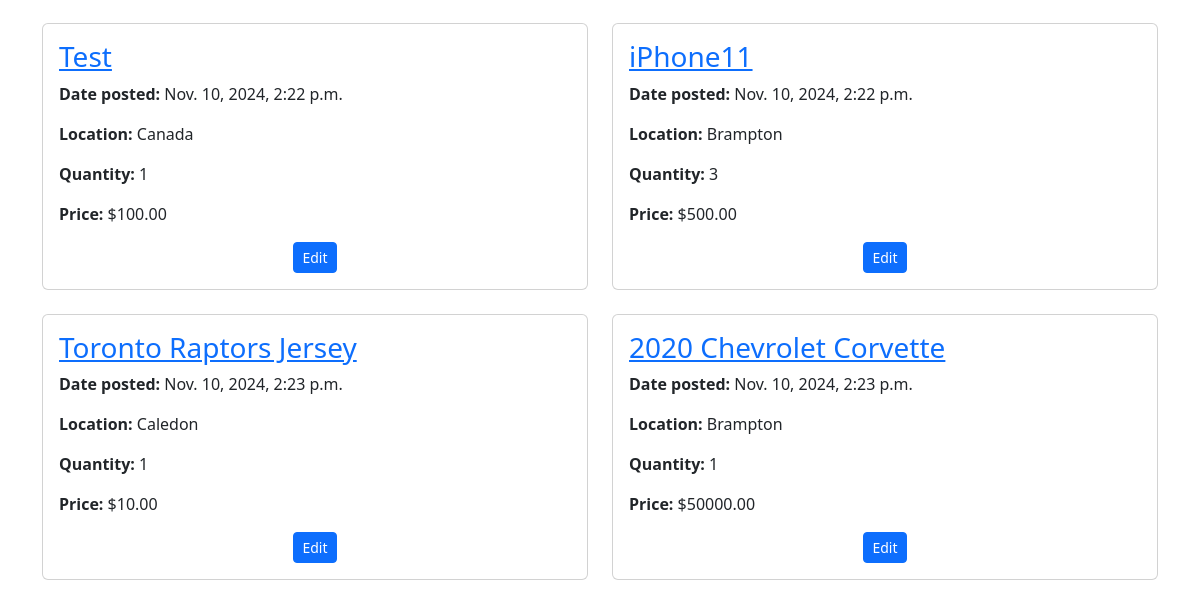
Before: /my-posts/ (signed in, lower part) with the older database file.
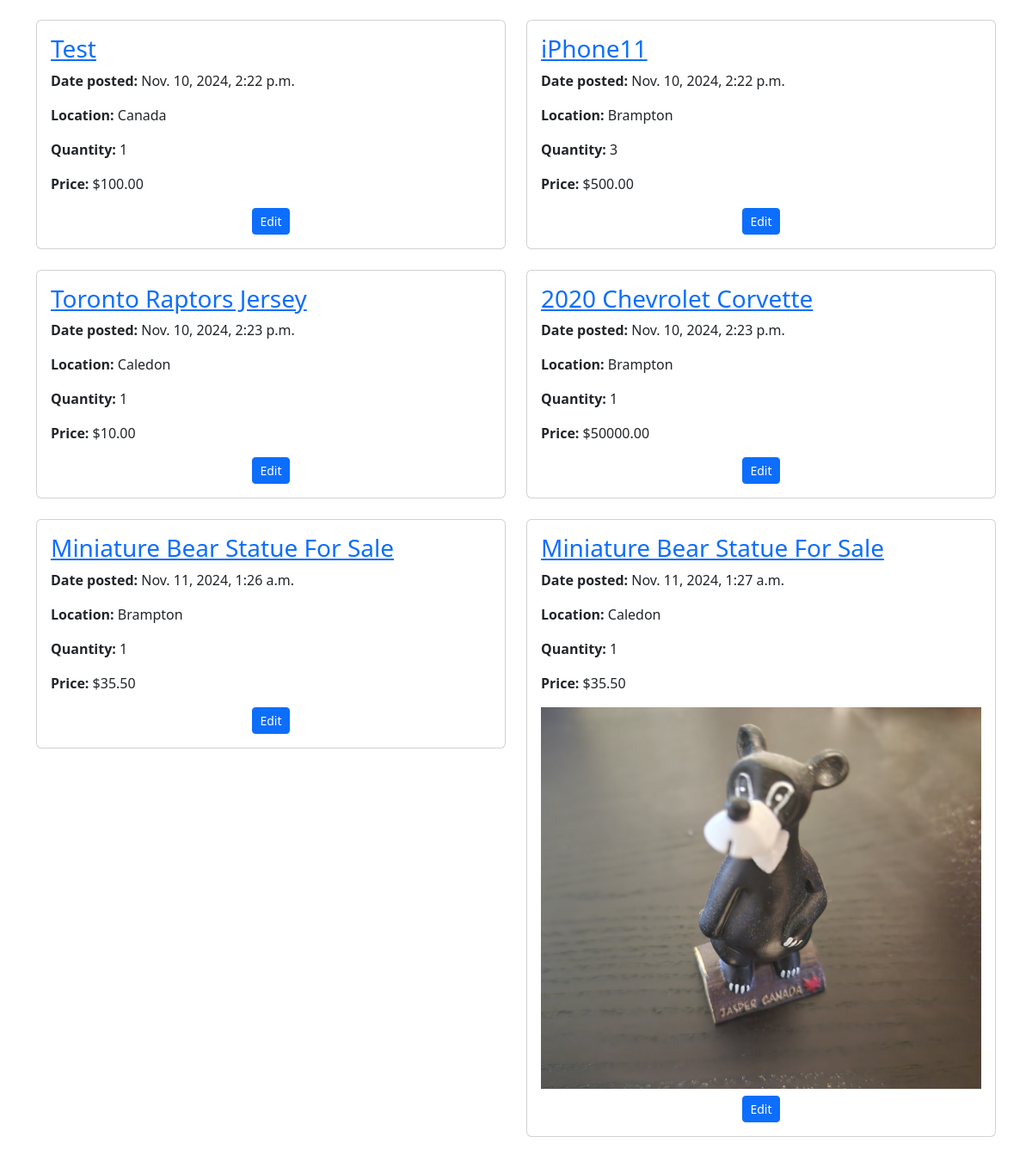
After: the same page with the newer database file.
### post/models.py (models this page shows, shortened)
class Post(models.Model):
    title = models.CharField(max_length=100)
    content = models.TextField()
    location = models.CharField(max_length=100)
    quantity = models.PositiveIntegerField(default=1)
    price = models.DecimalField(max_digits=10, decimal_places=2)
    date_posted = models.DateTimeField(default = timezone.now)
    author = models.ForeignKey(User, on_delete=models.CASCADE)
    image = models.ImageField(upload_to='post_images/', null=True, blank=True) # Allows pictures to be added to posts (pictures are optional)

### user_posts/views.py (the view)
# urls.py: path('', views.view_posts, name='view-posts'),
@login_required
def view_posts(request):
    user_posts = Post.objects.filter(author=request.user)
    return render(request, 'user_posts/view_posts.html', {'title': 'My listings', 'user_posts': user_posts})

### user_posts/templates/user_posts/view_posts.html (shortened to what this page needs)
{% extends "home/foundation.html" %}
{% block content %}
<div class="container content-section">
    {% if user_posts %}
        <div class="row">
            {% for post in user_posts %}
                <div class="col-md-6 mb-4">
                    <div class="card" style="background-color: rgb(255, 255, 255);">
                        <div class="card-body">
                            <h3 class="card-title">
                                <a href="{% url 'post-detail' post.pk %}">{{ post.title }}</a>
                            </h3>
                            <p class="card-text"><strong>Date posted:</strong> {{ post.date_posted }}</p>
                            <p class="card-text"><strong>Location:</strong> {{ post.location }}</p>
                            <p class="card-text"><strong>Quantity:</strong> {{ post.quantity }}</p>
                            <p class="card-text"><strong>Price:</strong> ${{ post.price }}</p>
                            {% if post.image %}
                                <div class="text-center mb-2">
                                    <a href="{% url 'post-detail' post.pk %}">
                                        <img src="{{ post.image.url }}"
                                             alt="{{ post.title }}"
                                             class="img-fluid"
                                             style="max-width: 100%; height: auto;">
                                    </a>
                                </div>
                            {% endif %}
                            <div class="text-center">
                                <a href="{% url 'post-edit' post.pk %}" class="btn btn-primary btn-sm">Edit</a>
                            </div>
                        </div>
                    </div>
                </div>
            {% endfor %}
        </div>
    {% else %}
        <div class="content-section text-center">
            <h1>Sorry, you haven't made any listings yet!</h1>
            <a href="{% url 'post-create' %}" class="btn btn-success mt-3">Make a Listing</a>
        </div>
    {% endif %}
</div>
{% endblock content %}

Changed rows visible on the page:
added Post: title "Miniature Bear Statue For Sale", date_posted "Nov. 11, 2024, 1:26 a.m.", location "Brampton", quantity "1", price "35.50"
added Post: title "Miniature Bear Statue For Sale", date_posted "Nov. 11, 2024, 1:27 a.m.", location "Caledon", quantity "1", price "35.50", image (picture)
